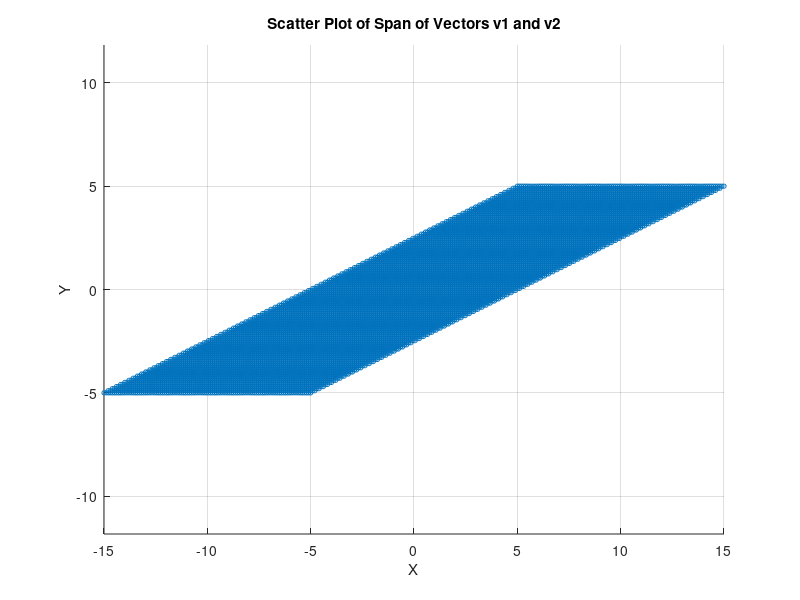

Recreate this plot in MATLAB.
clc
clear all
v1 = [1,0];
v2 = [2,1];
c1 = linspace(-5,5,100); % random ranges
c2 = linspace(-5,5,100); % random ranges

[C1,C2] = meshgrid(c1,c2);
 X = C1 .*v1(1)+C2.*v2(1);
 Y = C1 .*v1(2)+ C2.*v2(2);
 
 scatter(X(:),Y(:),10);
 xlabel('X');
 ylabel('Y');
 title("Scatter Plot of Span of Vectors v1 and v2");
 axis equal;
 grid on;
% q1 ) of (1,0) and (0,1)
% clc
% clear all
% v1 = [1,0];
% v2 = [0,1];
% c1 = linspace(-5,5,100); % random ranges
% c2 = linspace(-5,5,100); % random ranges
% 
% [C1,C2] = meshgrid(c1,c2);
% X = C1 .*v1(1)+C2.*v2(1);
% Y = C1 .*v1(2)+ C2.*v2(2);
% figure;
% scatter(X(:),Y(:),10);
% xlabel('X');
% ylabel('Y');
% title("Scatter Plot of Span of Vectors v1 and v2");
% axis equal;
% grid on;
% q2) (1,2) and (3,6)
% clc
% clear all
% v1 = [1,2];
% v2 = [3,6];
% c1 = linspace(-5,5,100); % random ranges
% c2 = linspace(-5,5,100); % random ranges
% 
% [C1,C2] = meshgrid(c1,c2);
% X = C1 .*v1(1)+C2.*v2(1);
% Y = C1 .*v1(2)+ C2.*v2(2);
% figure;
% scatter(X(:),Y(:),10);
% xlabel('X');
% ylabel('Y');
% title("Scatter Plot of Span of Vectors v1 and v2");
% axis equal;
% grid on;




% clc
% clear all
% v1 = [1,2];
% v2 = [3,6];
% V3 = [2,1];
% c1 = linspace(-5,5,100); % random ranges
% c2 = linspace(-5,5,100); % random ranges
% c3 = linspace(-5,5,100);
% [C1,C2,C3] = meshgrid(c1,c2,c3);
% X = C1 .*v1(1)+C2.*v2(1) + C3.*V3(1);
% Y = C1 .*v1(2)+ C2.*v2(2) + C3.*V3(2);
% figure;
% scatter(X(:),Y(:),10);
% xlabel('X');
% ylabel('Y');
% title("Scatter Plot of Span of Vectors v1 and v2");
% axis equal;
% grid on;
